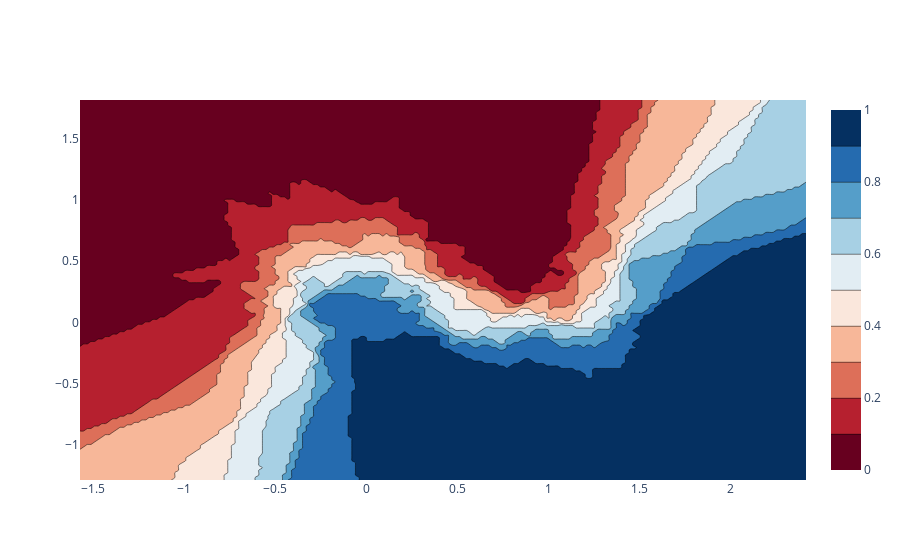

Source (notebook cell):
### Code cell
import plotly.graph_objects as go
import numpy as np
# from sklearn.datasets import make_moons
from sklearn.model_selection import train_test_split
from sklearn.neighbors import KNeighborsClassifier

mesh_size = .02
margin = 0.25

# Load and split data
# X, y = make_moons(noise=0.3, random_state=0)
X_train, X_test, y_train, y_test = train_test_split(
    X, y.astype(str), test_size=0.25, random_state=0)

# Create a mesh grid on which we will run our model
x_min, x_max = X[:, 0].min() - margin, X[:, 0].max() + margin
y_min, y_max = X[:, 1].min() - margin, X[:, 1].max() + margin
xrange = np.arange(x_min, x_max, mesh_size)
yrange = np.arange(y_min, y_max, mesh_size)
xx, yy = np.meshgrid(xrange, yrange)

# Create classifier, run predictions on grid
clf = KNeighborsClassifier(15, weights='uniform')
clf.fit(X, y)
Z = clf.predict_proba(np.c_[xx.ravel(), yy.ravel()])[:, 1]
Z = Z.reshape(xx.shape)


# Plot the figure
fig = go.Figure(data=[
    go.Contour(
        x=xrange,
        y=yrange,
        z=Z,
        colorscale='RdBu'
    )
])
fig.show()

### Figure 1 — Plotly figure (JSON) as saved in the notebook; plotly's stock layout.template omitted (floating-point values rounded to 4 significant figures; data arrays with more than 128 entries replaced by an {"elided": "..."} marker saying what was removed)
{"data": [{"colorscale": [[0, "rgb(103,0,31)"], [0.1, "rgb(178,24,43)"], [0.2, "rgb(214,96,77)"], [0.3, "rgb(244,165,130)"], [0.4, "rgb(253,219,199)"], [0.5, "rgb(247,247,247)"], [0.6, "rgb(209,229,240)"], [0.7, "rgb(146,197,222)"], [0.8, "rgb(67,147,195)"], [0.9, "rgb(33,102,172)"], [1, "rgb(5,48,97)"]], "type": "contour", "x": {"elided": "200 float values"}, "y": {"elided": "156 float values"}, "z": {"elided": "156x200 float values"}}], "layout": {}}
